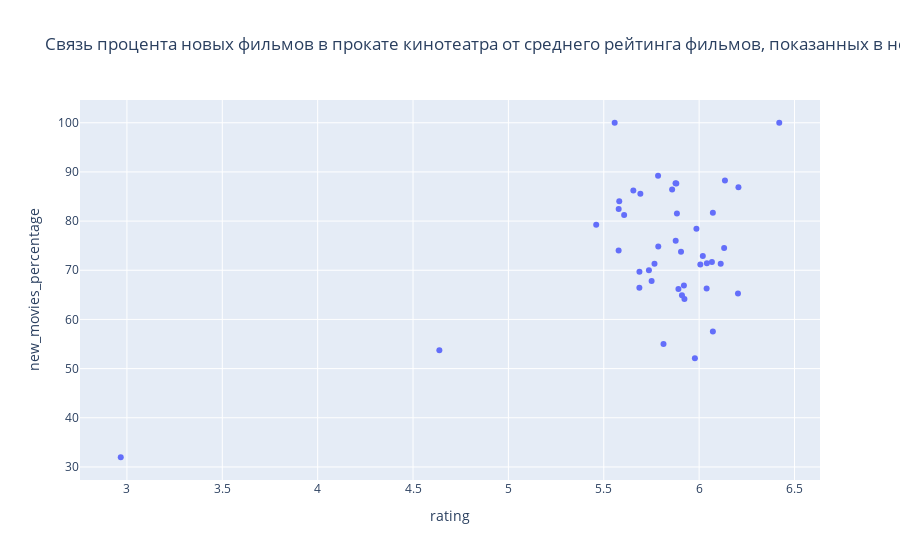

The notebook cell this image was saved under:
### Markdown cell above
### `scatterplot`

### Code cell
viz.plot_scatter(data.df_first_period, x='rating', y='new_movies_percentage',
                 title='Связь процента новых фильмов в прокате кинотеатра от среднего рейтинга фильмов, показанных в нем')

### Figure 1 — Plotly figure (JSON) as saved in the notebook; plotly's stock layout.template omitted (floating-point values rounded to 4 significant figures)
{"data": [{"hovertemplate": "rating=%{x}<br>new_movies_percentage=%{y}<extra></extra>", "legendgroup": "", "marker": {"color": "#636efa", "symbol": "circle"}, "mode": "markers", "name": "", "orientation": "v", "showlegend": false, "type": "scatter", "x": [6.067, 6.204, 6.206, 6.041, 5.687, 5.557, 6.072, 5.891, 6.039, 5.581, 5.737, 6.006, 6.019, 5.858, 5.923, 4.638, 6.113, 6.072, 5.578, 2.968, 5.813, 5.986, 5.883, 5.91, 5.785, 5.687, 6.135, 6.42, 5.578, 5.92, 5.751, 5.905, 5.607, 5.877, 5.692, 5.655, 5.88, 5.46, 5.876, 6.131, 5.786, 5.978, 5.766], "xaxis": "x", "y": [71.7, 65.3, 86.87, 71.43, 69.7, 100, 81.71, 66.17, 66.27, 84.06, 70, 71.15, 72.89, 86.4, 64.17, 53.72, 71.31, 57.55, 82.48, 31.97, 55.03, 78.43, 81.55, 64.94, 89.23, 66.42, 88.24, 100, 74.02, 66.89, 67.84, 73.74, 81.25, 76.02, 85.59, 86.24, 87.65, 79.28, 87.72, 74.53, 74.86, 52.1, 71.3], "yaxis": "y"}], "layout": {"legend": {"tracegroupgap": 0}, "title": {"text": "Связь процента новых фильмов в прокате кинотеатра от среднего рейтинга фильмов, показанных в нем"}, "xaxis": {"anchor": "y", "domain": [0, 1], "title": {"text": "rating"}}, "yaxis": {"anchor": "x", "domain": [0, 1], "title": {"text": "new_movies_percentage"}}}}
